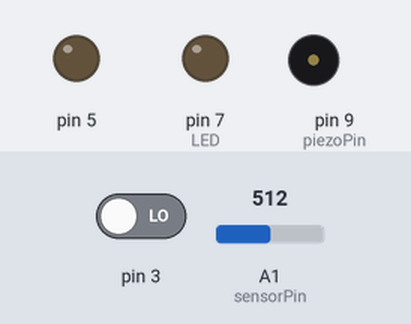
Recording of a sketch running on a simulated Arduino Uno, built with avr-gcc and run on an emulated ATmega328P. On the bench: output pins drawn as LEDs (lit = HIGH), buzzer (waves = sounding). The inputs (shaded band) are chosen by the test bench; at power-on: pin 3 LOW, A1 (sensorPin) = 512. Pins used as bus, display or sensor lines are not drawn; what the sketch prints to the serial monitor is not drawn.

Above: at 5.9 s.
6.0 s: pin 3 driven HIGH
At 9.6 s:
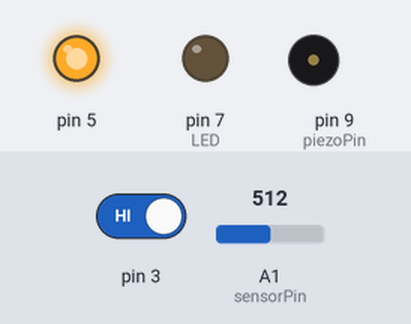
11.1 s: pin 3 driven LOW
At 13.9 s:
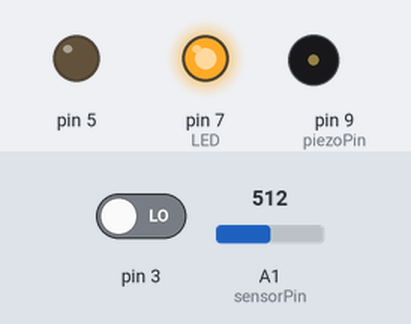
18.2 s: A1 (sensorPin) set to 784
23.3 s: A1 (sensorPin) set to 812
At 24.1 s:
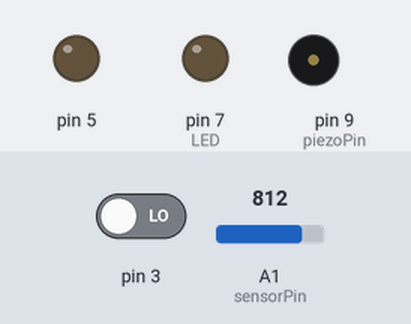
28.4 s: A1 (sensorPin) set to 790
At 28.6 s:
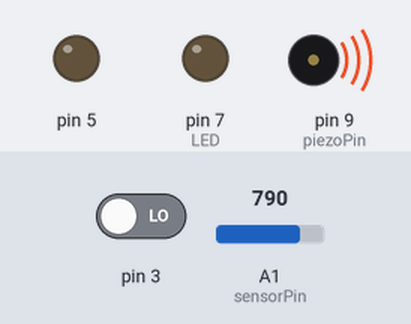
Timing chart, 0 to 35.4 s (numbered marks = the images above; inputs shaded):
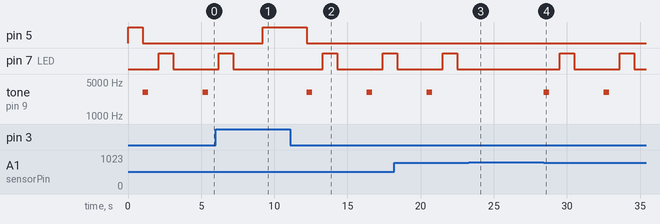

The sketch:

alarma_con_do_y_until.ino
```cpp
int sensorPin = A1;
int sensorValue = 0;
int piezoPin = 9;
int LED = 7;
int pulsador = 3;
int estado = 0;
int estadoAnterior =0;
int salida=0;
int laser=5;
void setup() {
 Serial.begin(9600);
  pinMode(sensorPin, INPUT);
  pinMode(LED,OUTPUT);
  pinMode(piezoPin, OUTPUT);
  pinMode(3,INPUT);
  pinMode (5,OUTPUT);
  digitalWrite(5,HIGH);}
void loop() {
  estado=digitalRead(3);
  Serial.print(sensorValue);
   if ((estado == HIGH)&& (estadoAnterior==LOW));{
    salida = 1 - salida;
    delay(1000);}
   if (estado==HIGH) {
    salida=1-salida;
   digitalWrite(piezoPin,LOW);
  digitalWrite(LED,LOW);
   digitalWrite(5,HIGH);}

  else {
   do{ sensorValue = analogRead(sensorPin);}
  while  (sensorValue>800);{
   digitalWrite(piezoPin, HIGH);
   digitalWrite(5,LOW);
    tone(9, 3047, 400);
      delay(1000);
      noTone(8);
      delay(100);
     digitalWrite(LED,HIGH);
     delay(1000);
     digitalWrite(LED,LOW);
     delay(1000); }  }}
```

Measured:
- the behaviour switches between 800 and 801 on A1 (sensorPin) (found by bisection; images 2 and 3)
- after the input at 6.0 s, pin 5: LOW → HIGH after 3.2 s; pin 7 (LED): goes on until 7.2 s, then stays LOW; tone on pin 9 (piezoPin): stays silent (without the input it goes to 3047 Hz after 3.2 s)
- after the input at 11.1 s, pin 5: HIGH → LOW after 1.1 s; pin 7 (LED): LOW → HIGH after 2.2 s, → LOW 1.0 s later, → HIGH 3.1 s later; tone on pin 9 (piezoPin): alternates 3047 Hz for 0.40 s and silent for 3.7 s, starting after 1.1 s
- after the input at 23.3 s, pin 7 (LED): stays LOW (without the input it goes to HIGH after 2.3 s); tone on pin 9 (piezoPin): stays silent (without the input it goes to 3047 Hz after 1.2 s)
- after the input at 28.4 s, pin 7 (LED): alternates HIGH for 1.0 s and LOW for 3.1 s, starting after 1.1 s; tone on pin 9 (piezoPin): alternates 3047 Hz for 0.40 s and silent for 3.7 s, starting at once
- by itself, tone on pin 9 (piezoPin): alternates 3047 Hz for 0.40 s and silent for 3.7 s
